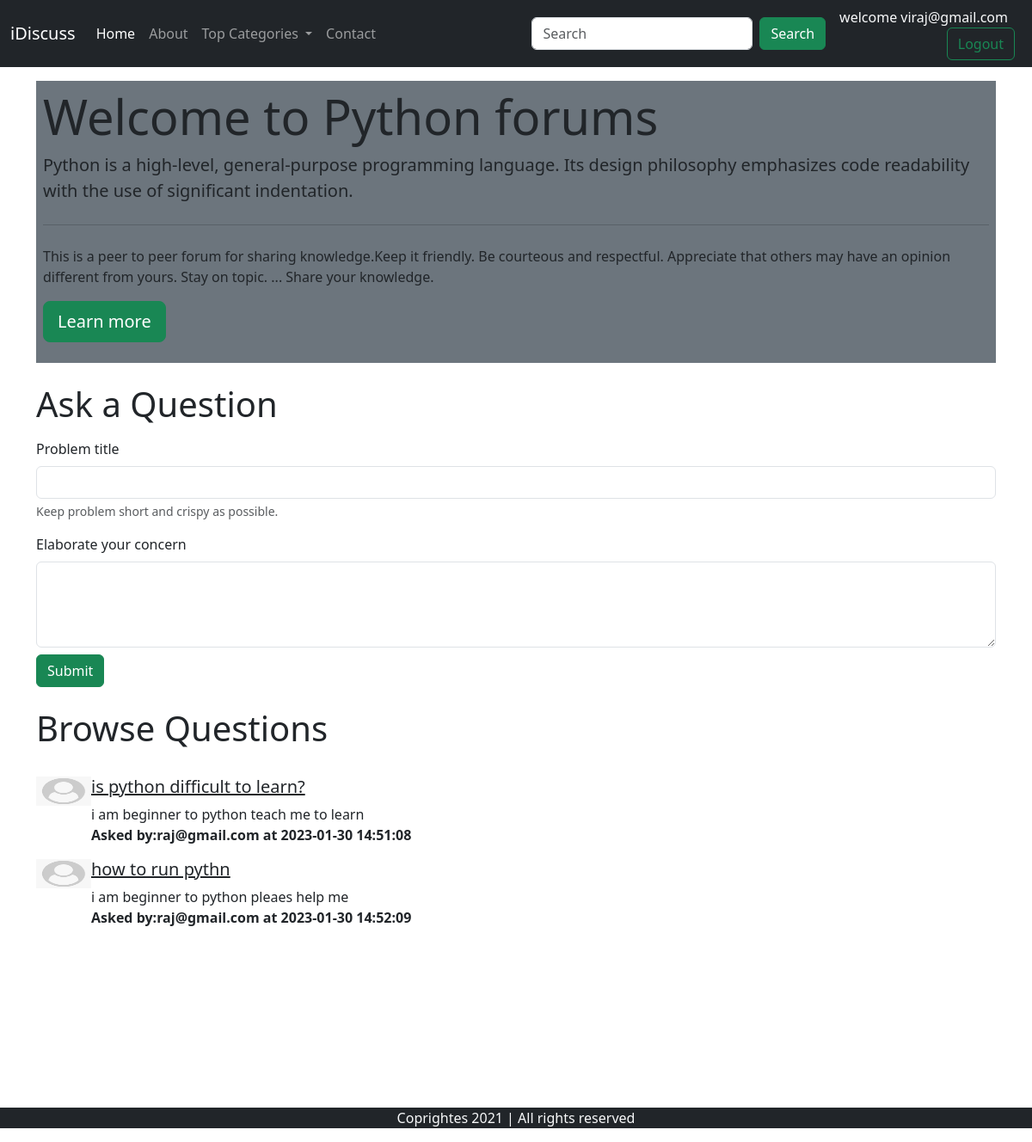
Page /threadlist.php?catid=1 (signed in) on the committed database.
### tables this page shows
CREATE TABLE `categories` (
  `category_id` int(10) NOT NULL,
  `category_name` varchar(255) NOT NULL,
  `category_description` varchar(255) NOT NULL,
  `created` datetime NOT NULL DEFAULT current_timestamp()
);

CREATE TABLE `thread` (
  `thread_id` int(7) NOT NULL,
  `thread_title` varchar(255) NOT NULL,
  `thread_description` text NOT NULL,
  `thread_cat_id` int(7) NOT NULL,
  `thread_user_id` int(7) NOT NULL,
  `timestamp` datetime NOT NULL DEFAULT current_timestamp()
);

CREATE TABLE `users` (
  `sno` int(10) NOT NULL,
  `user_email` varchar(30) NOT NULL,
  `user_pass` varchar(255) NOT NULL,
  `timestamp` datetime NOT NULL DEFAULT current_timestamp()
);

### threadlist.php (the view, shortened to what this page needs)
<!doctype html>
<html lang="en">
<head>
    <link href="https://cdn.jsdelivr.net/npm/bootstrap@5.3.0-alpha1/dist/css/bootstrap.min.css" rel="stylesheet"
>
</head>
<body>
    <?php include 'partials/_dbconnect.php';?>
    <?php include 'partials/_header.php';?>
    <?php
      $id=$_GET['catid'];
      $sql="Select * from categories where category_id=$id";
      $result=mysqli_query($conn,$sql);
      while($row=mysqli_fetch_assoc($result)){
      $catname=$row['category_name'];
      $catdesc=$row['category_description'];
    }
    ?>
    <div class="container">
        <div class="jumbotron bg-secondary my-3 py-2 px-2">
            <h1 class="display-4">Welcome to <?php echo $catname; ?> forums</h1>
            <p class="lead"><?php echo $catdesc; ?></p>
            <hr class="my-4">
            <p>This is a peer to peer forum for sharing knowledge.Keep it friendly.
                Be courteous and respectful. Appreciate that others may have an opinion different from yours.
                Stay on topic. ...
                Share your knowledge.</p>
            <p class="lead">
                <a class="btn btn-success btn-lg" href="#" role="button">Learn more</a>
            </p>
        </div>
    </div>
    <?php
    if(isset($_SESSION['loggedin'])&&$_SESSION['loggedin']=="true"){
        echo '<div class="container">
        <h1 class="py-2">Ask a Question</h1>
        <form action="'. $_SERVER['REQUEST_URI'].'" method="post">
            <div class="mb-3">
                <label for="exampleInputEmail1" class="form-label">Problem title</label>
                <input type="text" class="form-control" id="title" name="title" aria-describedby="emailHelp">
                <div id="emailHelp" class="form-text">Keep problem short and crispy as possible.</div>
            </div>
            <div class="form-group-3">
                <label for="description" class="form-label">Elaborate your concern</label>
                <textarea class="form-control" id="description" name="description" style="height: 100px"></textarea>
            </div>
            <button type="submit" class="btn btn-success my-2">Submit</button>
        </form>
    </div>';
    }
    else{
        echo '<div class="container">
        <h1 class="py-2">Ask a Question</h1>
                    <p class="lead">You are not logged in .Please login to be able to start a discusiion</p>
               </div>';
    }
    ?>
    <div class="container" id="ques">
        <h1 class="py-3">Browse Questions</h1>
        <?php
      $id=$_GET['catid'];
      $sql="Select * from thread where thread_cat_id=$id";
      $result=mysqli_query($conn,$sql);
      while($row=mysqli_fetch_assoc($result)){
      $id=$row['thread_id'];
      $title=$row['thread_title'];
      $desc=$row['thread_description'];
      $thread_time=$row['timestamp'];
      $thread_user_id=$row['thread_user_id'];
      $sql2="select user_email from users where sno='$thread_user_id'";
      $result2=mysqli_query($conn,$sql2);
      $row2=mysqli_fetch_assoc($result2);
        echo '<div class="media d-flex my-3 " >
            <img class="mr-3" src="img/userdefault.png" alt="Generic placeholder image" width="64px" height="34px">
            <div class="media-body">
                <h5 class="mt-0"><a href="thread.php?threadid='.$id.'" class="text-dark">'.$title.'</a></h5>
                '.$desc.' <p class="fw-bold my-0">Asked by:'.$row2['user_email'].' at '.$thread_time.'</p>
            </div>
        </div>';
    }
    ?>
    </div>
    <?php include 'partials/_footer.php';?>
</body>
</html>

### threadlist.php (style rules this page uses)
#ques { min-height: 433px; }

### rows in the picture
categories: category_name "Python", category_description "Python is a high-level, general-purpose programming language. Its design philosophy emphasizes code readability with the use of significant indentation."
thread: thread_title "is python difficult to learn?", thread_description "i am beginner to python teach me to learn", users.user_email "raj@gmail.com", timestamp "2023-01-30 14:51:08"
thread: thread_title "how to run pythn", thread_description "i am beginner to python pleaes help me", users.user_email "raj@gmail.com", timestamp "2023-01-30 14:52:09"

### other values in the picture
$_SESSION['useremail'] "viraj@gmail.com"
